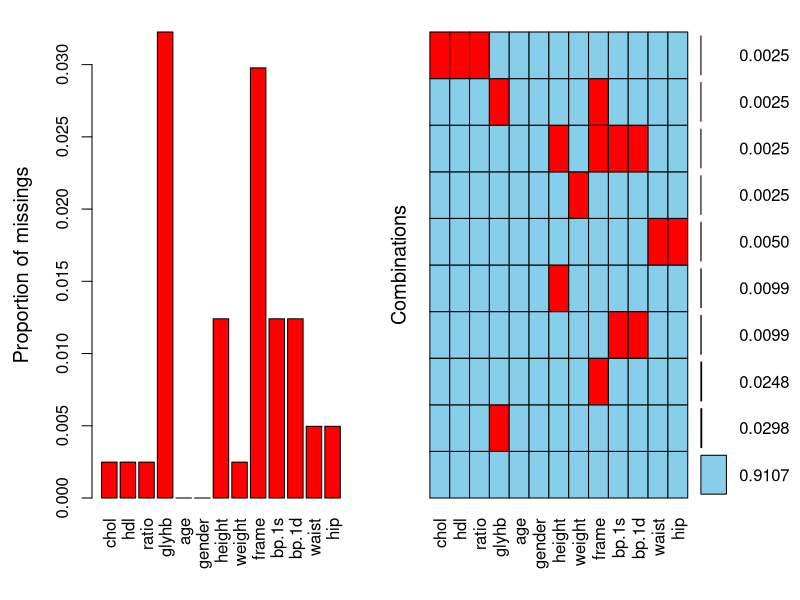
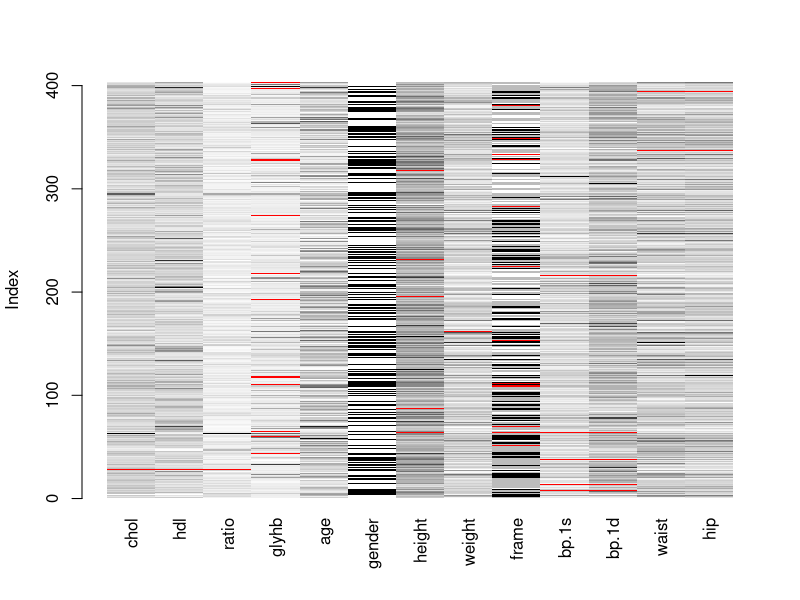
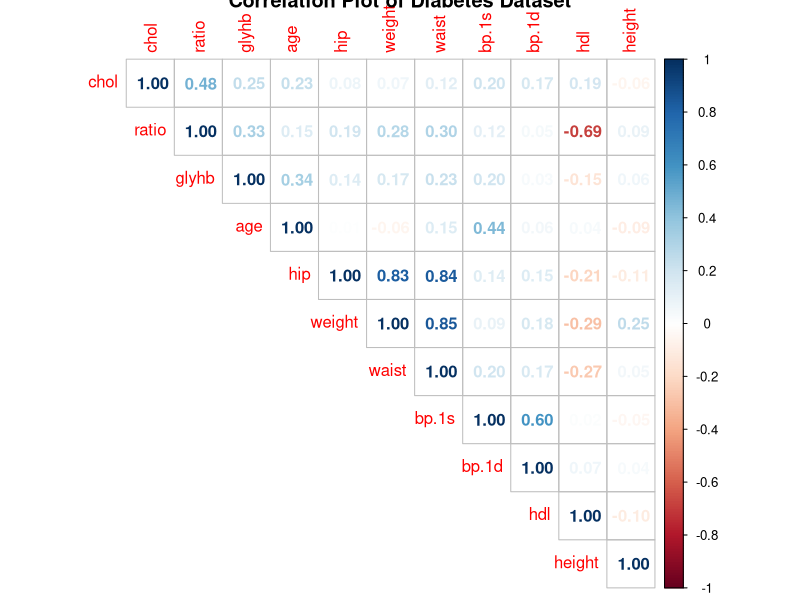

These figures' R source, in order: (Note: this script raises an error after producing the figures.)
## ---- chunk 1
knitr::opts_chunk$set(echo = TRUE)
## ---- chunk 2
library(VIM)
library(corrplot)
library(mice)
library(xtable)
set.seed(1234)
DM = read.csv("diabetes_C.csv") 
# dataset description with column names in report

DM = DM[,-c(2)] 
# removing stabalized gluscose from dataset
#DM[,14] = as.numeric(c(DM[,4]>7))
#DM = DM[,-4]
names(DM)
head(DM)
#DM[,c(5,8)] = as.factor(DM[,c(5,8)])

## ---- chunk 3
#head(DM)
aggr(DM, numbers=TRUE, main= "Extent of missing values in each variable of Diabetic dataset")
matrixplot(DM) # no relation found
#names(DM)
## ---- chunk 4
C=cor(DM[,-c(6,9)],use = "pairwise")
corrplot(C,type = "upper", order = "hclust",
         title = "Correlation Plot of Diabetes Dataset",method = "number")
## ---- chunk 5
# complete case analysis
DM1 = na.omit(DM)
length(DM1[,1]) # 367 rows
length(DM[,1]) # 403 rows
names(DM1)
y=DM1[,4]
X=DM1[,-4]
## ---- chunk 6
Model1=lm(y~.,data=X)
summary(Model1)
Model2=step(Model1)
## ---- chunk 7
summary(Model1)
(summary(Model2))

## ---- chunk 8
complete_case<-summary(Model2)
complete_case
round(complete_case$coefficients[,1],3) 
# coeefecients or estimates
round(complete_case$coefficients[,2],3)
# standard errors
## ---- chunk 9
#simple model, imputation with mean
M.imp = mice(DM,method = "mean",m=20)
names(M.imp)
M.imp$imp
## ---- chunk 10
y=DM[,4]
X=DM[,-4]
Model3=with(M.imp,lm(y~ratio+age+waist,data=X))
## ---- chunk 11
#Model3=step(Model3)
summary(Model3)
pool(Model3)
(summary(pool(Model3)))
mean_coef<-round(summary(pool(Model3)),2)
mean_coef[,1] # estimates
mean_coef[,2] # standard errors
## ---- chunk 12
xyplot(M.imp,glyhb~chol+hdl+ratio+age+height
       +weight+frame+bp.1s+bp.1d+waist+hip,
       main="Single Imputation")
## ---- chunk 13
# chained model

C.imp = mice(DM,m = 20)
com = complete(C.imp,"long")
com = complete(C.imp)
model = with(data = C.imp,exp = 
               lm(glyhb~chol+hdl+ratio+age+height+
                    weight+frame+bp.1s+bp.1d+waist+hip) )

## ---- chunk 14
summary(pool(model))
## ---- chunk 15
model1 = with(data = C.imp,exp = 
                lm(glyhb~chol+hdl+ratio+age+
                     height+frame+bp.1s+bp.1d+waist+hip))
summary(pool(model1))
pool.compare(model,model1,method = "wald")

model2 = with(data = C.imp,exp =
                lm(glyhb~chol+hdl+ratio+age+
                     height+bp.1s+bp.1d+waist+hip))
summary(pool(model2))
pool.compare(model1,model2,method = "wald")

model3 = with(data = C.imp,exp = 
                lm(glyhb~hdl+ratio+age+
                     height+bp.1s+bp.1d+waist+hip) )
summary(pool(model3))
pool.compare(model2,model3,method = "wald")

model4 = with(data = C.imp,exp = lm(glyhb~
                                      hdl+ratio+
                                      age+height+bp.1s+
                                      bp.1d+waist) )
summary(pool(model4))
pool.compare(model3,model4,method = "wald")

model5 = with(data = C.imp,exp = lm(glyhb~hdl
                                    +ratio+age+
                                      height+bp.1d+waist) )
summary(pool(model5))
pool.compare(model4,model5,method = "wald")

model6 = with(data = C.imp,exp = lm(glyhb~hdl+
                                      ratio+age+
                                      height+waist) )
summary(pool(model6))
pool.compare(model5,model6,method = "wald")

model7 = with(data = C.imp,exp = lm(glyhb~hdl+
                                      ratio+age+
                                      waist) )
summary(pool(model7))
pool.compare(model6,model7,method = "wald")

model8 = with(data = C.imp,exp = lm(glyhb~
                                      ratio+age+
                                      waist) )
summary(pool(model8))
pool.compare(model7,model8,method = "wald")

model8 = with(data = C.imp,exp = lm(glyhb~
                                      ratio+age+
                                      waist) )
summary(pool(model8))
pool.compare(model7,model8,method = "wald")
model8$analyses
#names()
#?pool.compare
#x11()
multiple_coef<-round(summary(pool(model8)),2)
multiple_coef[,1] # estimates
multiple_coef[,2] # standard error
pool.compare(model3,model8,method = "wald")
## ---- chunk 16
# getting p value not significant
#so we are going for the simple model8
par(mfrow=c(2,1))
plot(C.imp, main='Convergence plot
     of imputed diabetes data') # converegence plot
#par(mfrow=c(7,2))
## ---- chunk 17
attach(model8)
par(mfrow=c(4,4))
densityplot(C.imp, ~glyhb,main = 
              "Density plot of Imputations for glyhb")
densityplot(C.imp, ~height,main =
              "Density plot of Imputations for height")
densityplot(C.imp, ~frame,main =
              "Density plot of Imputations for frame")
densityplot(C.imp, ~bp.1d,main = 
              "Density plot of Imputations for bp.1d")
#x11()

## ---- chunk 18
stripplot(C.imp, main = 
            "Stripplot of all 
          imputations in diabetes dataset") # every single imputation
xyplot(C.imp,glyhb~chol+hdl+ratio
       +age+height+weight+frame+bp.1s+bp.1d+waist+hip,
       main="multiple chained imputations")
bwplot(C.imp,main="Box and whisker plot of 
       observed and imputed data in diabetes dataset")
## ---- chunk 19
# SIMPLE VS CHAIN IMPUTATION
#pool.compare(Model3,model8,method = "wald")

NI=20

beta= lapply(model8$analyses,coefficients)
beta_col = matrix(0,ncol = 4,nrow = NI)

for (i in 1:NI) {beta_col[i,]=beta[[i]]}
head(beta_col)
beta_col
M = apply(beta_col,2, mean)
M
M_<-colMeans(beta_col)
M_
B=var(beta_col)
round(B,6)

Cov = lapply(model8$analyses, vcov)
Cov
Tot = matrix(0,ncol = 4,nrow = 4)
for (i in 1:NI ) {
  Tot = Tot + Cov[[i]]
}


Tot
w = Tot/NI
round(w,6)

T = w + B # inserted now
T
round(M,3)
round(B,6)##Between imputations variability
round(w,6) ##Within  imputation variability
round(T,6)##Total variability
#x11()
round(diag(B)/diag(T),3) # Fraction of information
#lost through missing data
## ---- chunk 20
barplot(round(diag(B)/diag(T),3), col = 1:4, main =
          "Fraction of information lost- Diabetes Data", ylim = c(0,0.1))
## ---- chunk 21
# coeeficients and estimates
par(las=2)
par(mfrow=c(1,3))
#estimates of the 3 models-complete, mean and multiple
barplot(round(complete_case
              $coefficients[c(1,3,4,5),1],3),
        col = 1:4,names.arg = rownames(complete_case),
        ylim = c(0,1)) #  estimates
barplot(mean_coef[,1], col = 1:5,names.arg = 
          rownames(mean_coef),ylim = c(0,1)) # estimates
barplot(multiple_coef[,1], col = 1:5,
        names.arg = rownames(multiple_coef),ylim = c(0,1)) # estimates

## ---- chunk 22
# standard errors of the 3 models-complete, mean and multiple
par(mfrow=c(1,3))
barplot(round(complete_case$coefficients
              [c(1,3,4,5),2],3),col = 1:4,
        names.arg = rownames(complete_case),
        ylim = c(0,1)) # standard errors
barplot(mean_coef[,2], col = 1:5,
        names.arg = rownames(mean_coef),
        ylim = c(0,1)) # standard errors
barplot(multiple_coef[,2], col = 1:5,
        names.arg = rownames(multiple_coef),
        ylim = c(0,1)) # standard error
## ---- chunk 23
# note- none of thm show any variation- 
#both the coefficent and the standard errors
#x11()
beta_col_1<- beta_col[,c(1,2)]
#beta_col_1
beta_col_2<- beta_col[,c(1,3)]
#beta_col_2
beta_col_3<- beta_col[,c(1,4)]
#beta_col_3
# ratio
marginplot(cbind(DM$glyhb,DM$ratio),col=1:2,
           xlab="log life span",ylab="log gestation time")
for(i in 1:20){
  abline(beta_col_1[i,],col=3) #Draw fitted line for each MI data set
}
